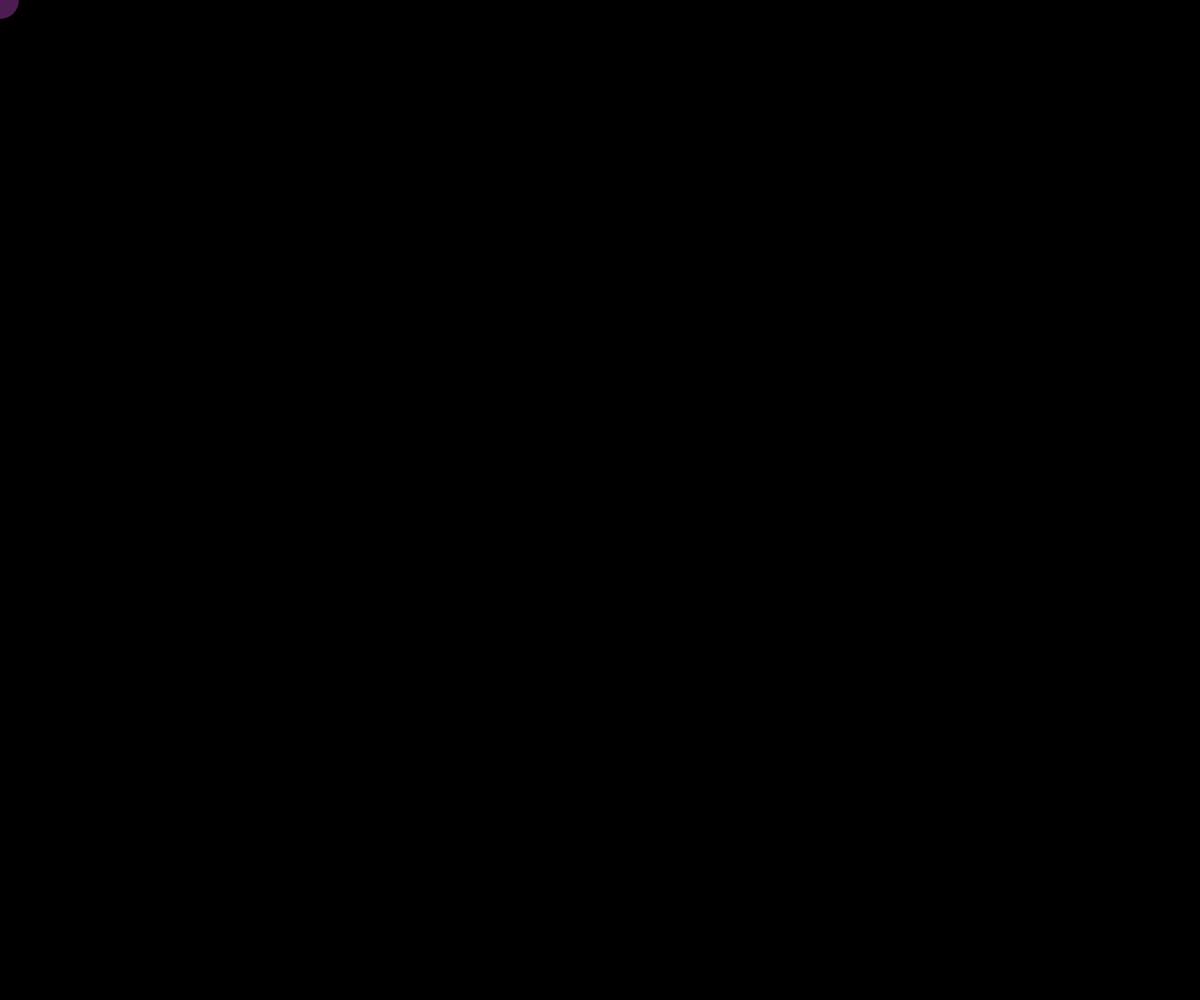
Frame 1 (no input)
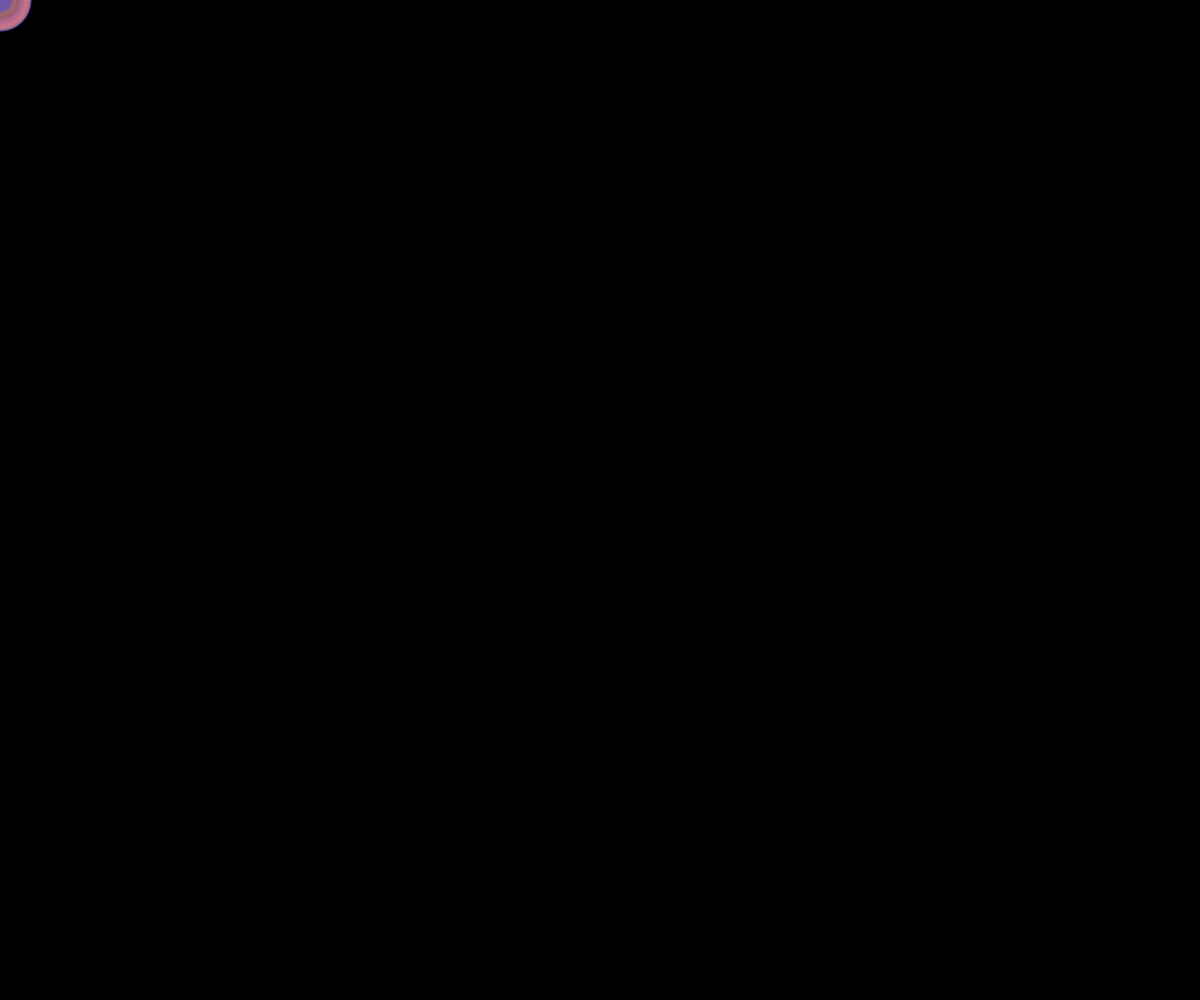
Frame 60 (no input)
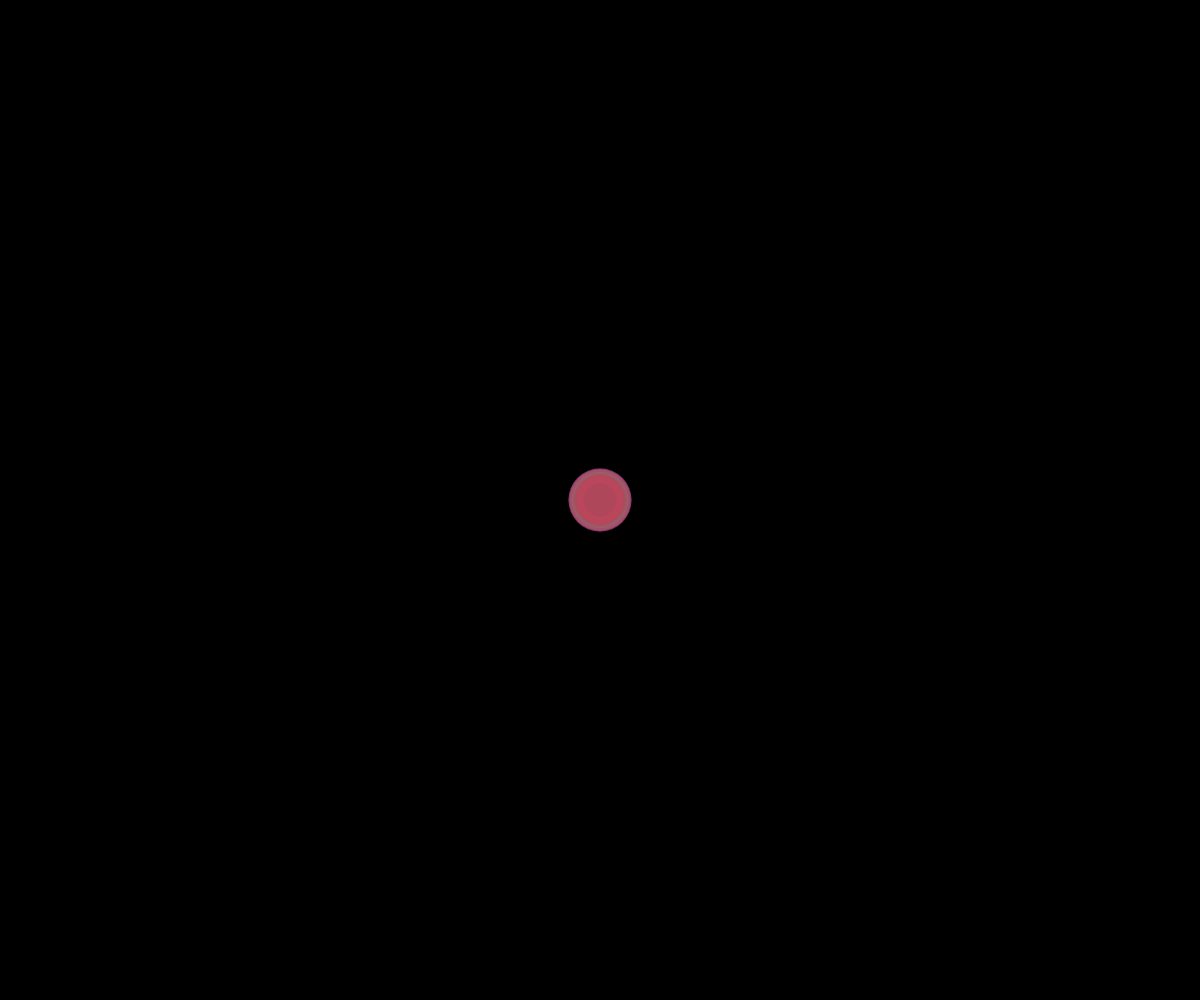
Frame 120 (the mouse pressed at the canvas centre since frame 60)

The p5.js sketch that drew these frames (run headless with seeded random() and noise() and a simulated clock; from frame 60 on, the mouse is pressed at the canvas centre):

// p5.js sketch
// ── sketch.js
// The random() Function (Painting Exercise 2)
// Code! Programming with p5.js
// The Coding Train / Daniel Shiffman
// https://thecodingtrain.com/beginners/p5js/beginners/p5js/2.4-random.html
// https://youtu.be/POn4cZ0jL-o

// Random Square Design: https://editor.p5js.org/codingtrain/sketches/Sl8ml_Lz8
// Random House Exercise: https://editor.p5js.org/codingtrain/sketches/HGq_S0Z5H
// Random Points: https://editor.p5js.org/codingtrain/sketches/h7hFqoV6H
// Painting Exercise 1: https://editor.p5js.org/codingtrain/sketches/stERy5a1D
// Painting Exercise 2: https://editor.p5js.org/codingtrain/sketches/IyyJ1QYKh

function setup() {
  createCanvas(windowWidth, windowHeight);
  background(0);
}

function draw() {
  noStroke();
  fill(random(50, 255), random(50, 150), random(50, 255), 100);
  circle(mouseX, mouseY, random(24, 64));
}

function mousePressed() {
  background(0);
}
